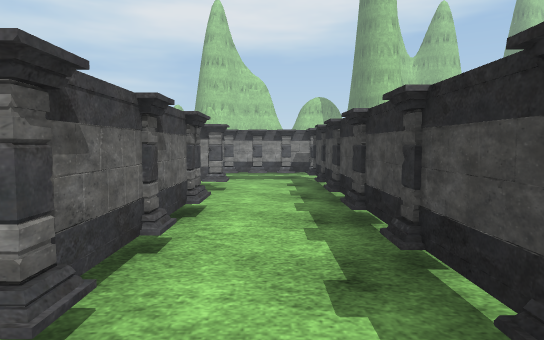
View 1 (above)

24 first-person views from a walk through a scene from a Unity 3-D project. The camera is 1.2 m above the floor, tilts 4° down and sees 75° across. The floor is counted in squares, 1 m on a side. Each view is taken from the middle of a square. On the plan, view 1 faces up. The plan holds only what a view shows up to about 14 squares ahead; the rest is blank. The place goes on beyond the plan. The player is left out. Some surface patterns are stand-ins.

View 2
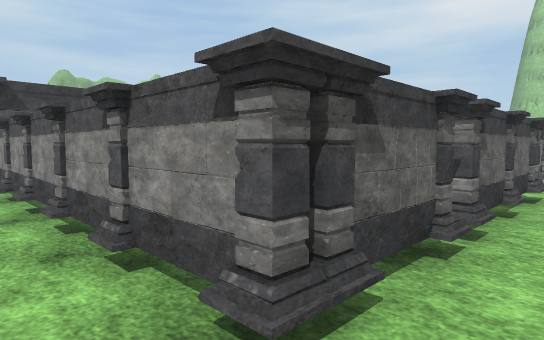

View 3
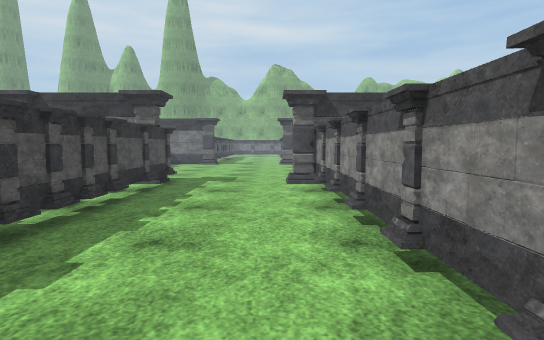

View 4
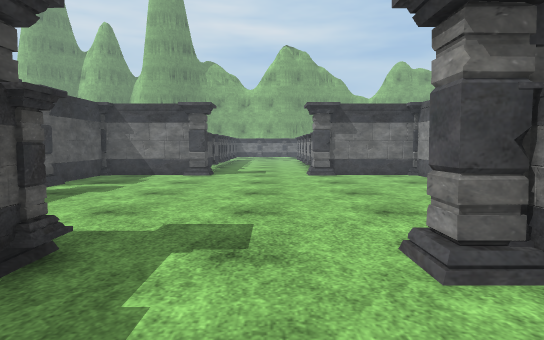

View 5
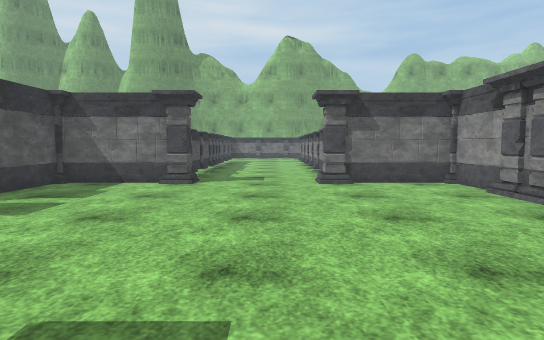

View 6
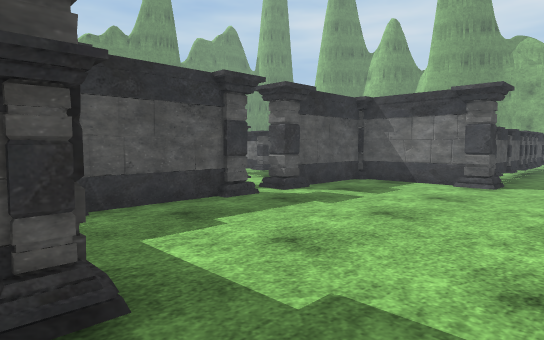

View 7
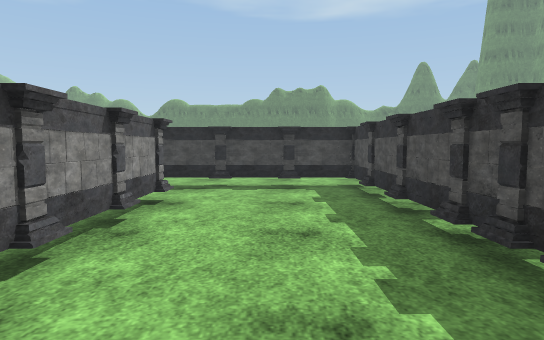

View 8
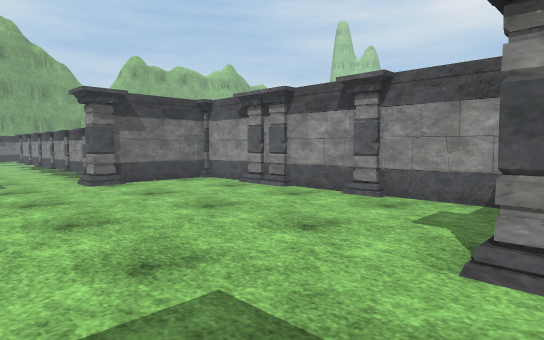

View 9
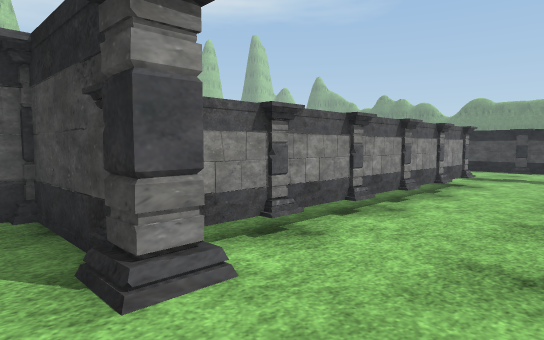

View 10
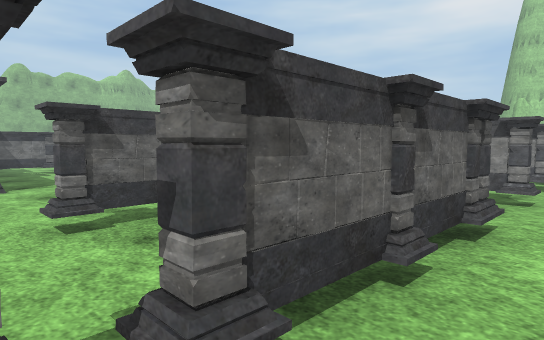

View 11
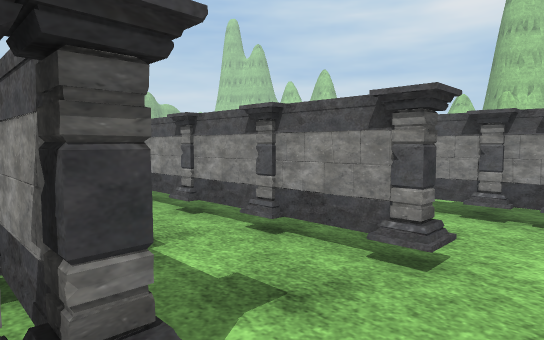

View 12
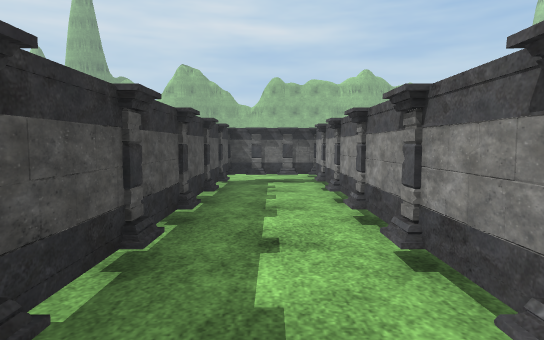

View 13
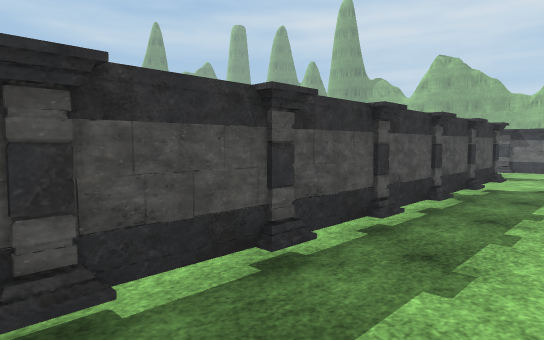

View 14
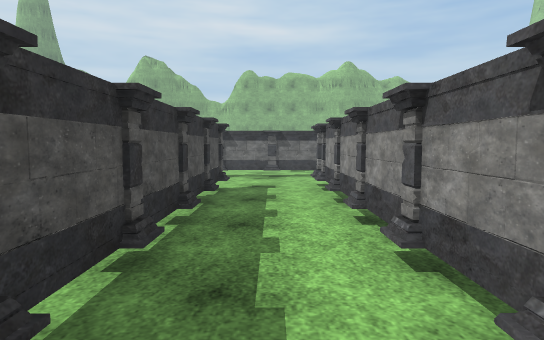

View 15
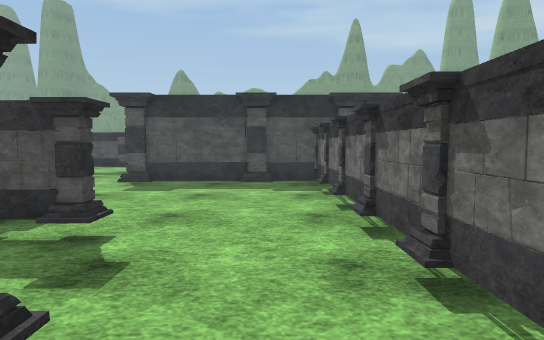

View 16
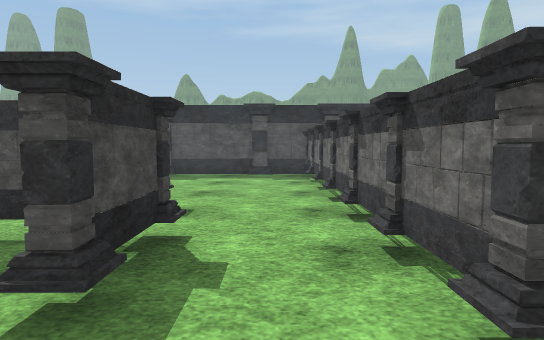

View 17
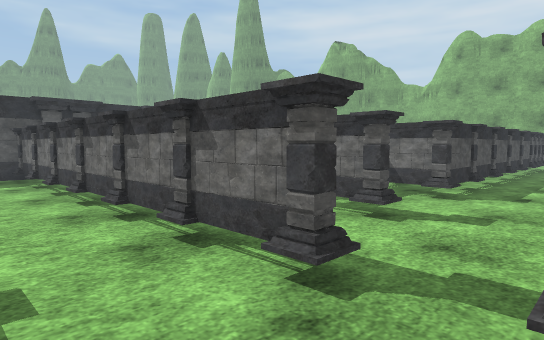

View 18
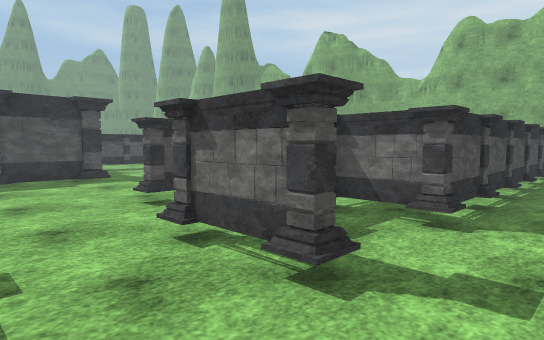

View 19
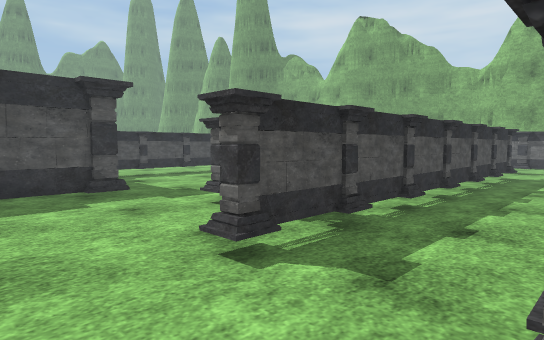

View 20
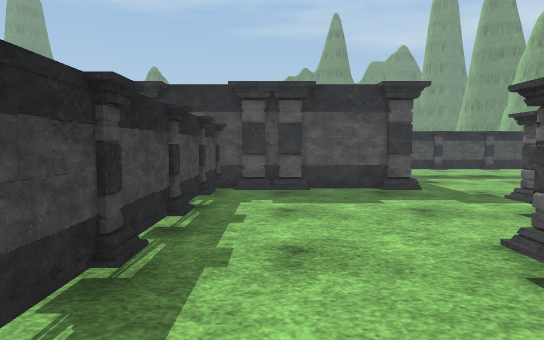

View 21
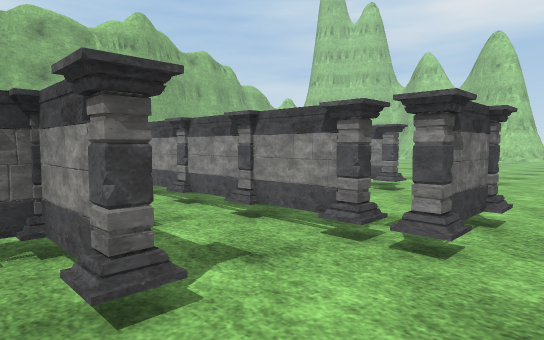

View 22
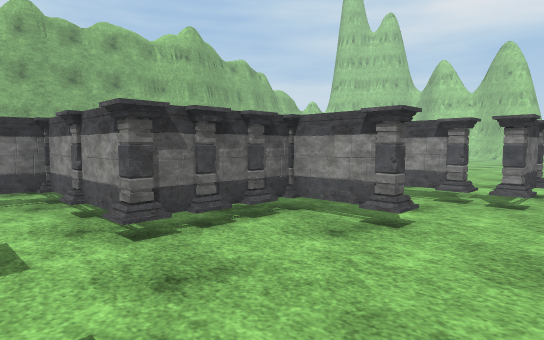

View 23
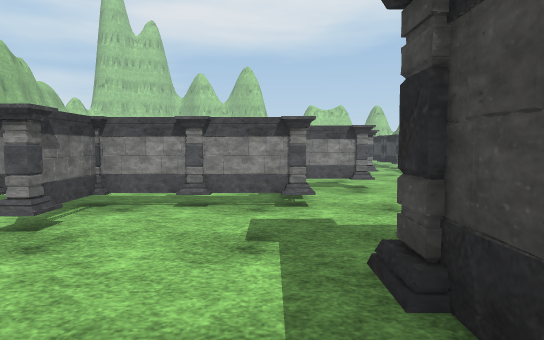

View 24
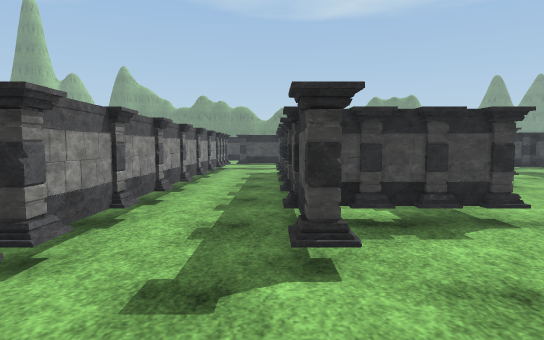

### Floor plan
Key: @ floor where view 1 was taken; # wall or solid block; . floor; T thing the floor can be seen under or through.
Columns run from 27 left of view 1 to 4 right of it. Each row starts with its distance up from view 1.
 17    ##.... #..
 16  ..........
 15 .........#..#.
 14 ####..T..#..#..
 13 ...T..T..#..#################
 12 TTTTTTT..#..##...........####
 11 .........#..................#
 10 .........#...TTTTTTTT#####..#
  9 ######...#.....TTT..........#.
  8 ...##....#.....TT...........#.
  7 ...##....#.....TTT########..#
  6 TTTTT....#.........    #.#..#.
  5 .........#........       #..#.
  4 .........#...........#.  #..#.
  3 .........##..........#...#..#.
  2 ....#############........##.#.
  1 ....##.........# .   ....##.
  0 .... #.........# .     ..#.@
 -1 .... #.........###########..T..
 -2 ######.........###..........T..
 -3 ............................T...
 -4 ............................T...
 -5   ..........................T..
 -6 .................############..
 -7 ######.........###         ....
 -8      #.........
 -9      #.........
-10      #.........
-11      ##########

Where each view was taken, in squares from view 1:
view 1: 0 up, 0 right, facing up
view 2: 3 down, 0 right, facing up-left
view 3: 3 down, 0 right, facing left
view 4: 4 down, 8 left, facing left
view 5: 4 down, 11 left, facing left
view 6: 4 down, 11 left, facing down-left
view 7: 4 down, 9 left, facing right
view 8: 6 down, 11 left, facing up-left
view 9: 5 down, 13 left, facing up-right
view 10: 1 up, 0 right, facing up-left
view 11: 6 up, 0 right, facing up-left
view 12: 8 up, 0 right, facing left
view 13: 12 up, 3 left, facing down-left
view 14: 11 up, 4 left, facing left
view 15: 14 up, 16 left, facing down
view 16: 17 up, 16 left, facing down
view 17: 17 up, 15 left, facing down-left
view 18: 16 up, 18 left, facing down-left
view 19: 12 up, 19 left, facing down-left
view 20: 12 up, 19 left, facing down
view 21: 8 up, 19 left, facing up-left
view 22: 4 up, 19 left, facing up-left
view 23: 1 down, 24 left, facing up
view 24: 10 up, 17 left, facing right
